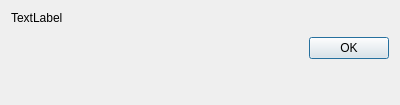
<?xml version="1.0" encoding="UTF-8"?>
<ui version="4.0">
 <class>SelectAccountDlg</class>
 <widget class="QDialog" name="SelectAccountDlg">
  <property name="geometry">
   <rect>
    <x>0</x>
    <y>0</y>
    <width>400</width>
    <height>105</height>
   </rect>
  </property>
  <property name="windowTitle">
   <string>Please select account</string>
  </property>
  <layout class="QVBoxLayout" name="verticalLayout">
   <item>
    <widget class="QLabel" name="DescriptionLbl">
     <property name="text">
      <string>TextLabel</string>
     </property>
    </widget>
   </item>
   <item>
    <widget class="AccountSelector" name="AccountWidget" native="true"/>
   </item>
   <item>
    <widget class="QDialogButtonBox" name="buttonBox">
     <property name="orientation">
      <enum>Qt::Horizontal</enum>
     </property>
     <property name="standardButtons">
      <set>QDialogButtonBox::Ok</set>
     </property>
    </widget>
   </item>
   <item>
    <spacer name="verticalSpacer">
     <property name="orientation">
      <enum>Qt::Vertical</enum>
     </property>
     <property name="sizeHint" stdset="0">
      <size>
       <width>20</width>
       <height>40</height>
      </size>
     </property>
    </spacer>
   </item>
  </layout>
 </widget>
 <customwidgets>
  <customwidget>
   <class>AccountSelector</class>
   <extends>QWidget</extends>
   <header>jal/ui_custom/account_select.h</header>
   <container>1</container>
  </customwidget>
 </customwidgets>
 <resources/>
 <connections>
  <connection>
   <sender>buttonBox</sender>
   <signal>accepted()</signal>
   <receiver>SelectAccountDlg</receiver>
   <slot>close()</slot>
   <hints>
    <hint type="sourcelabel">
     <x>199</x>
     <y>60</y>
    </hint>
    <hint type="destinationlabel">
     <x>199</x>
     <y>52</y>
    </hint>
   </hints>
  </connection>
 </connections>
</ui>
